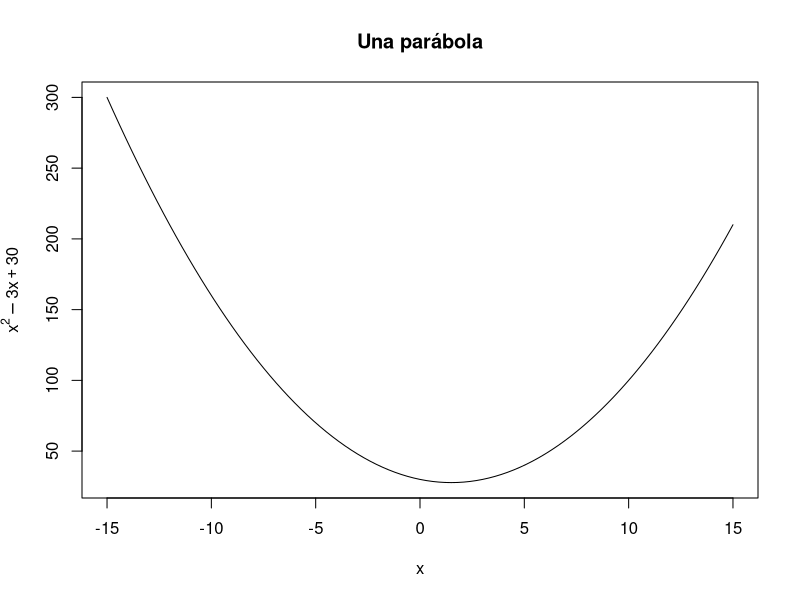
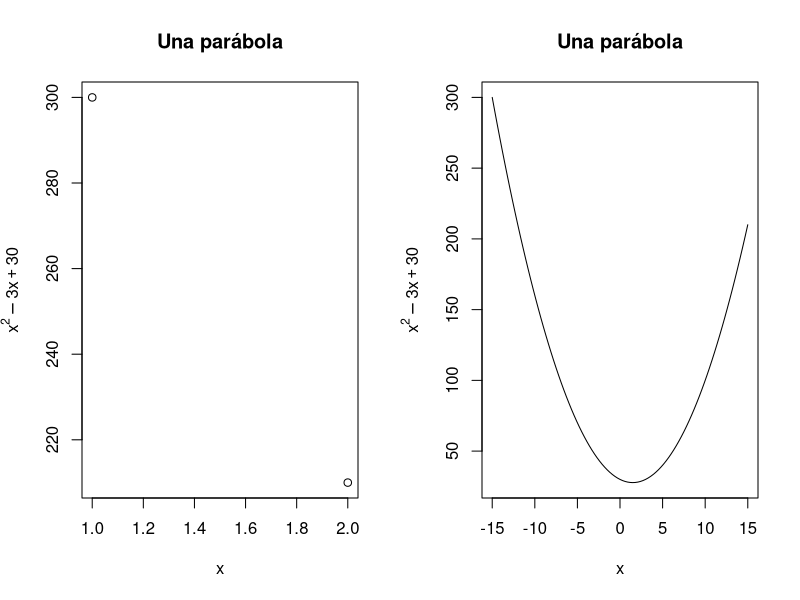
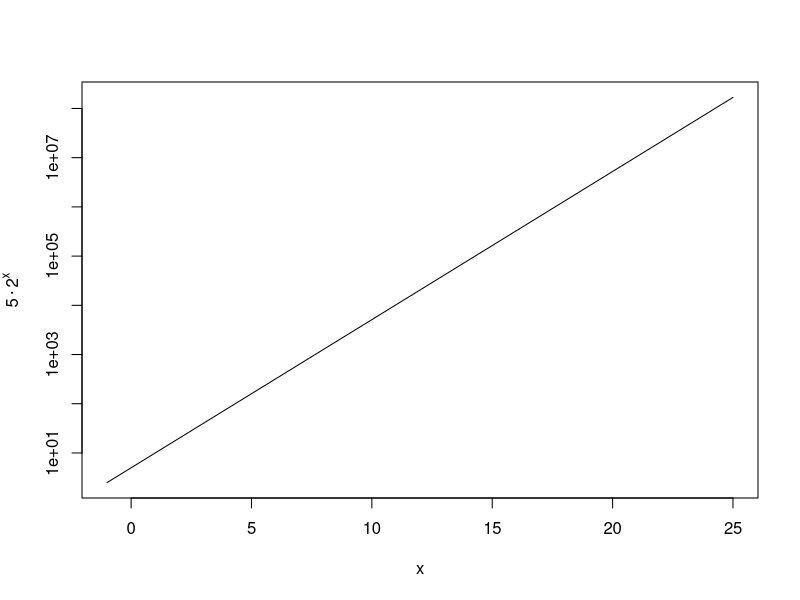
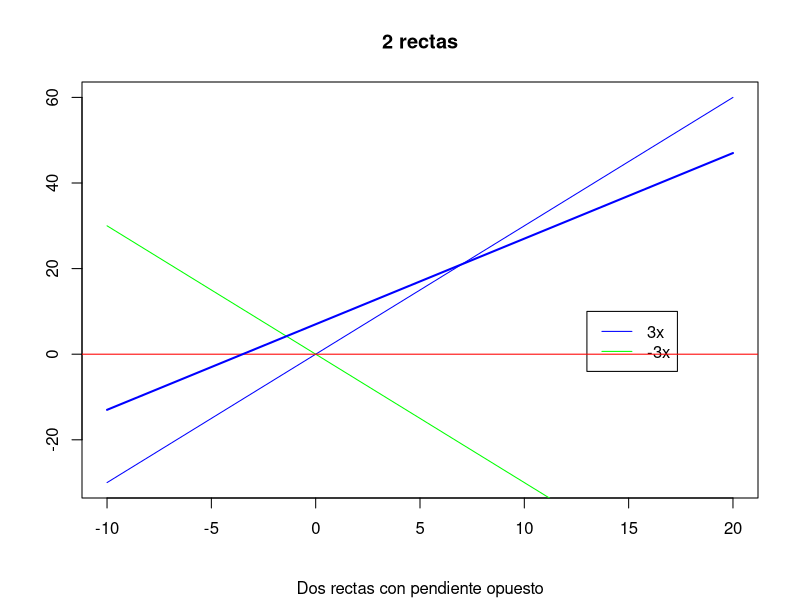

Reproduce these figures in R, in order.
## ---- chunk 1
knitr::opts_chunk$set(echo = TRUE)
## ---- chunk 2
curve(x^2-3*x+30,-15,15, main="Una parábola",xlab = expression(x), ylab = expression(y = x ^ 2 - 3 * x + 30))
## ---- chunk 3
f<-function(x){x^2-3*x+30}
I=c(-15,15)
par(mfrow = c(1,2))
plot(f(I), main="Una parábola",xlab = expression(x), ylab = expression(y = x ^ 2 - 3 * x + 30))
plot(f,-15,15, main="Una parábola",xlab = expression(x), ylab = expression(y = x ^ 2 - 3 * x + 30))
par(mfrow = c(1,1))
## ---- chunk 4
f<-function(x){(5)*(2^x)}
curve(5*2^x,-1,25, ylab=expression(5%.%2^x), log="y")
## ---- chunk 5
curve(3*x,-10,20, xlab="", ylab="", col="blue", main="2 rectas", sub="Dos rectas con pendiente opuesto")
curve(-3*x,-10,20, add=TRUE, col="green")
legend(13,10,legend = c("3x", "-3x"),col = c("blue", "green"),lty= c(1, 1))
## ---- chunk 6
abline(h=0, col="red", cex=5)
## ---- chunk 7
curve(2*x+ 7, col = "blue", lwd=2, add = TRUE)
